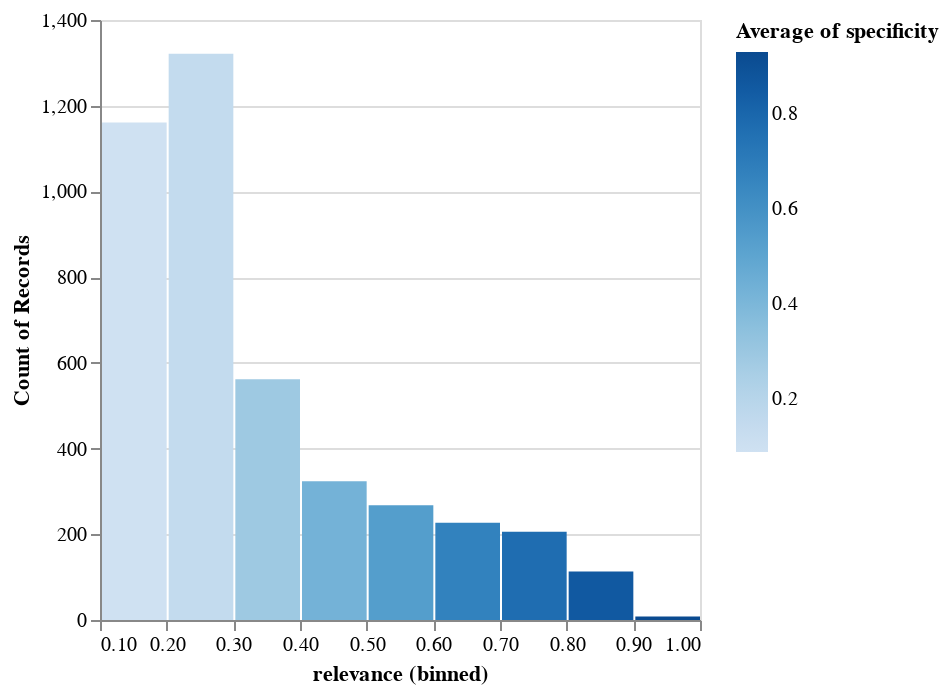

Notebook cell for this chart:
### Code cell
alt.Chart(graph_data).mark_bar().encode(
    alt.X("relevance:Q", bin=True),
    y='count()',
    color='average(specificity)',
    tooltip=['count()', 'average(relevance)', 'average(specificity)']
)

### Figure 1 — Vega-Lite specification as saved in the notebook (floating-point values rounded to 4 significant figures; data arrays with more than 128 entries replaced by an {"elided": "..."} marker saying what was removed)
{"config": {"view": {"continuousWidth": 300, "continuousHeight": 300}}, "data": {"name": "data-d73620ac7b12fb9f0dce10181d6154d1"}, "mark": {"type": "bar"}, "encoding": {"color": {"aggregate": "average", "field": "specificity", "type": "quantitative"}, "tooltip": [{"aggregate": "count", "type": "quantitative"}, {"aggregate": "average", "field": "relevance", "type": "quantitative"}, {"aggregate": "average", "field": "specificity", "type": "quantitative"}], "x": {"bin": true, "field": "relevance", "type": "quantitative"}, "y": {"aggregate": "count", "type": "quantitative"}}, "$schema": "https://vega.github.io/schema/vega-lite/v5.7.1.json", "datasets": {"data-d73620ac7b12fb9f0dce10181d6154d1": {"elided": "4190 records"}}}
